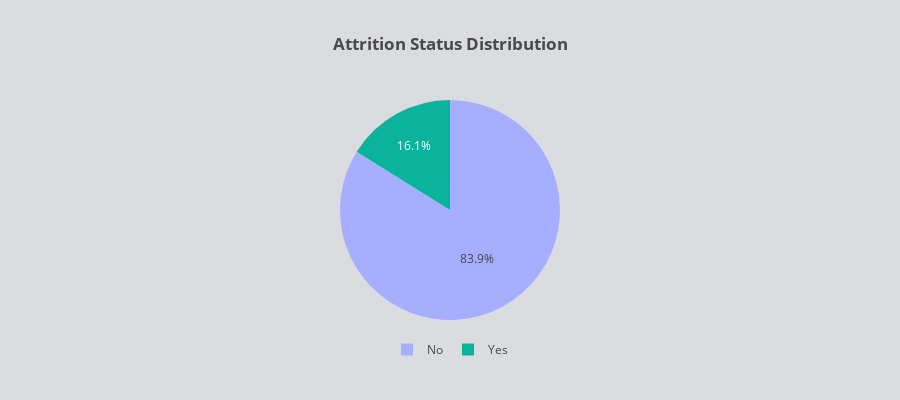

This figure's notebook cell:
### Code cell
# Calculate the attrition distribution as a percentage
attrition_distribution = df['Attrition'].value_counts(normalize=True) * 100

fig = px.pie(
    values=attrition_distribution,
    names=attrition_distribution.index,
    title='<b>Attrition Status Distribution</b>',
    labels={'names': 'Attrition Status', 'values': 'Percentage'},
    height=400,
    color_discrete_sequence=['#A6AEFF', '#09B39C']  
)

fig.update_layout(
    title_x=0.5,
    legend=dict(
        orientation='h',  
        yanchor='bottom',
        y=-0.2, 
        xanchor='center',
        x=0.5
    ),
    font_color='#4A4A4A',  
    paper_bgcolor='#DADCE0', 
    plot_bgcolor='#DADCE0'
)

fig.show()

### Figure 1 — Plotly figure (JSON) as saved in the notebook; plotly's stock layout.template omitted (floating-point values rounded to 4 significant figures)
{"data": [{"domain": {"x": [0, 1], "y": [0, 1]}, "hovertemplate": "Attrition Status=%{label}<br>Percentage=%{value}<extra></extra>", "labels": ["No", "Yes"], "legendgroup": "", "name": "", "showlegend": true, "type": "pie", "values": [83.88, 16.12]}], "layout": {"font": {"color": "#4A4A4A"}, "height": 400, "legend": {"orientation": "h", "tracegroupgap": 0, "x": 0.5, "xanchor": "center", "y": -0.2, "yanchor": "bottom"}, "paper_bgcolor": "#DADCE0", "piecolorway": ["#A6AEFF", "#09B39C"], "plot_bgcolor": "#DADCE0", "title": {"text": "<b>Attrition Status Distribution</b>", "x": 0.5}}}
